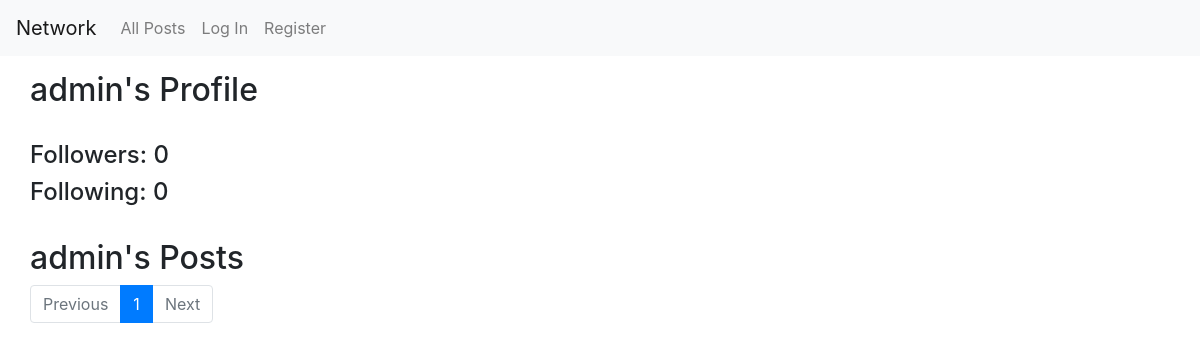
/profile/admin/1, run on an earlier commit of the app's database.
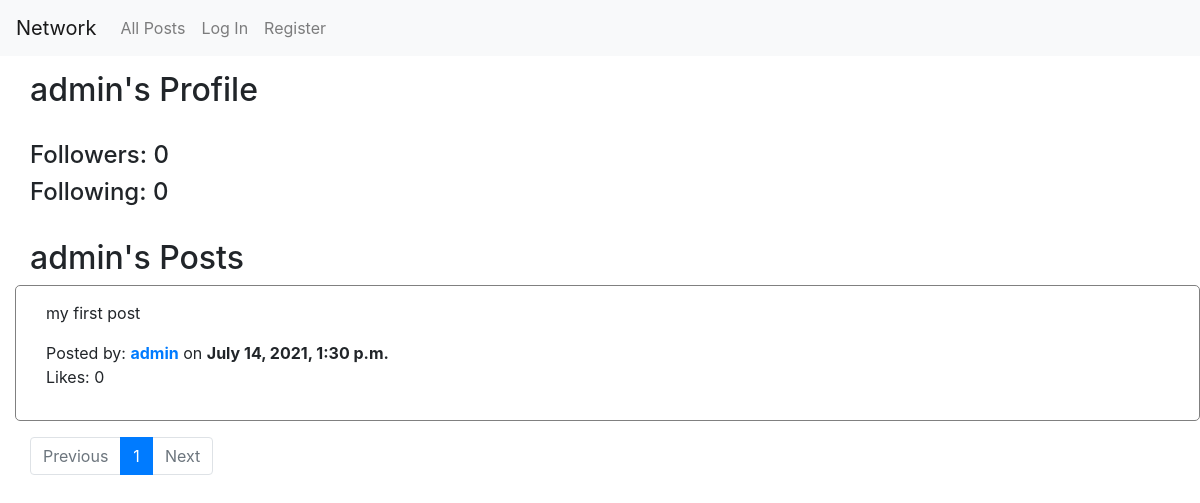
And on a later commit of the database.
### network/models.py (models this page shows, shortened)
class Post(models.Model):
    poster = ForeignKey(User, on_delete=models.CASCADE, related_name="creator_of_post")
    content = models.TextField(max_length=256)
    created = models.DateTimeField(auto_now_add=True)
    likes = ManyToManyField(User, blank=True)

class User(AbstractUser):
    pass

### network/views.py (the view)
# urls.py: path("profile/<str:user>/<int:page_number>", views.profile, name="profile"),
def profile(request, user, page_number):
    profile_to_view = User.objects.get(username=user)
    posts = Post.objects.filter(poster=profile_to_view).order_by('id').reverse()
    p = Paginator(posts, 10)
    current_page = p.page(page_number)
    followers = Follow.objects.filter(following=profile_to_view).count()
    following = Follow.objects.filter(user=profile_to_view).count()
    try:
        is_following = Follow.objects.get(user=request.user, following=profile_to_view)
    except (ObjectDoesNotExist, TypeError):
        is_following = None
    return render(request, "network/profile.html", {
        "profile": profile_to_view,
        "current_page": current_page,
        "followers": followers,
        "following": following,
        "is_following": is_following,
        "page_number": page_number,
        "page_range": p.page_range
    })

### network/templates/network/profile.html (shortened to what this page needs)
{% extends "network/layout.html" %}
{% block body %}
    <div class="container-fluid">
        {% if request.user == profile %}
            <h2>Your Profile</h2>
        {% else %}
            <h2>{{ profile.username }}'s Profile</h2>
        {% endif %}
        <br>
        <h4>Followers: {{ followers }}</h4>
        <h4>Following: {{ following }}</h4>
        <br>
        {% if request.user == profile %}
            <h2>Your Posts</h2>
        {% else %}
            <h2>{{ profile.username }}'s Posts</h2>
        {% endif %}
        {% for post in current_page.object_list %}
            <div class="row mb-3">
                <div class="col" id="post_div_{{ post.id }}">
                    <p>{{ post.content }}</p>
                    Posted by: <a href="{% url 'profile' post.poster.username 1 %}"><strong>{{ post.poster.username }}</strong></a> on <strong>{{ post.created }}</strong>
                    <p id="likes">Likes: {{ post.likes.count }}</p>
                </div>
            </div>
        {% endfor %}
        <nav class="page_things">
            <ul class="pagination">
                {% if current_page.has_previous %}
                    <li class="page-item"><a class="page-link" href="{% url 'profile' profile.username current_page.previous_page_number %}">Previous</a></li>
                {% else %}
                    <li class="page-item disabled">
                        <a class="page-link" href="#" tabindex="-1" aria-disabled="true">Previous</a>
                    </li>
                {% endif %}
                {% for number in page_range %}
                    {% if number == page_number %}
                        <li class="page-item active" aria-current="page">
                            <a class="page-link" href="{% url 'profile' profile.username number %}">{{ number }}<span class="sr-only">(current)</span></a>
                        </li>
                    {% else %}
                        <li class="page-item"><a class="page-link" href="{% url 'profile' profile.username number %}">{{ number }}</a></li>
                    {% endif %}
                {% endfor %}
                {% if current_page.has_next %}
                    <li class="page-item"><a class="page-link" href="{% url 'profile' profile.username current_page.next_page_number %}">Next</a></li>
                {% else %}
                    <li class="page-item disabled">
                        <a class="page-link" href="#" tabindex="-1" aria-disabled="true">Next</a>
                    </li>
                {% endif %}
            </ul>
        </nav>
    </div>
{% endblock %}

What changed in the data, as far as the page shows it:
added Post: content "my first post", poster.username "admin", created "July 14, 2021, 1:30 p.m.", likes.count "0"
